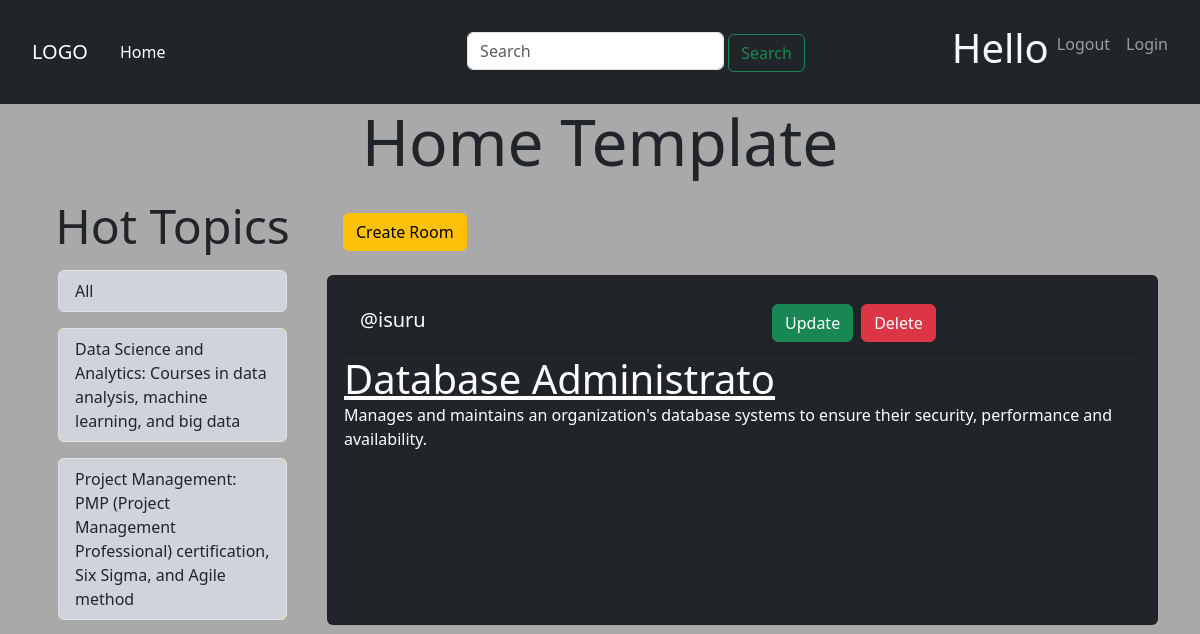
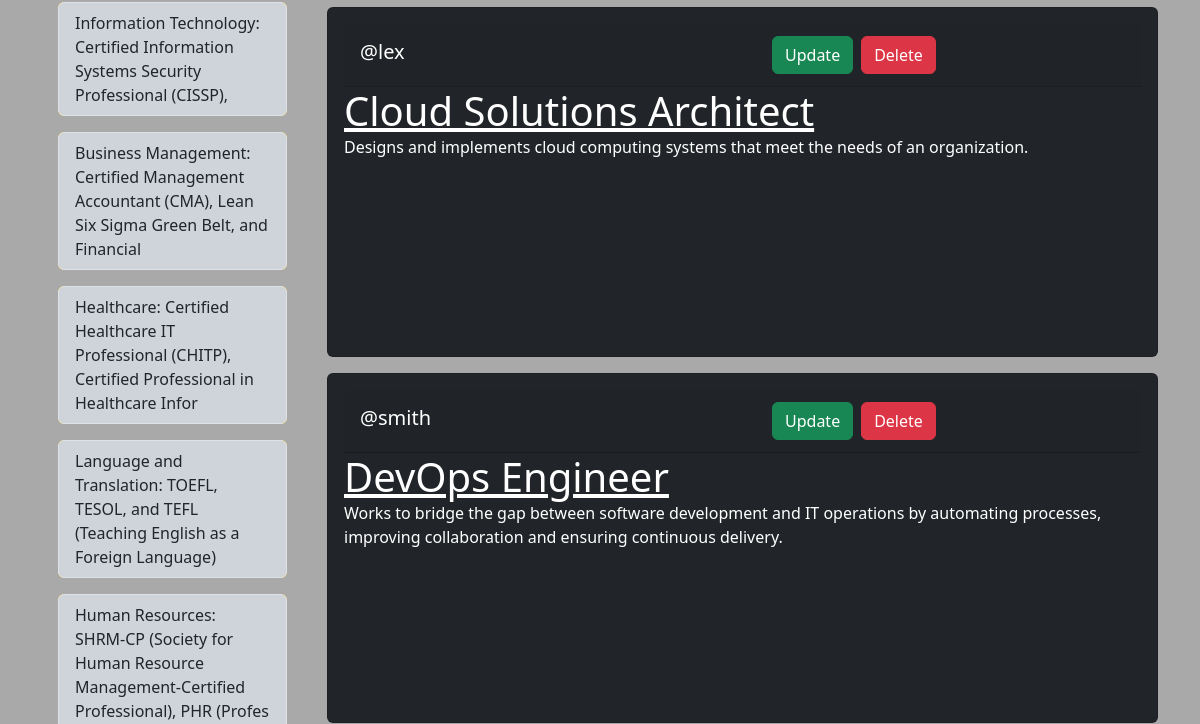
Before: / (upper part) with the older database file (2 pictures, top to bottom).
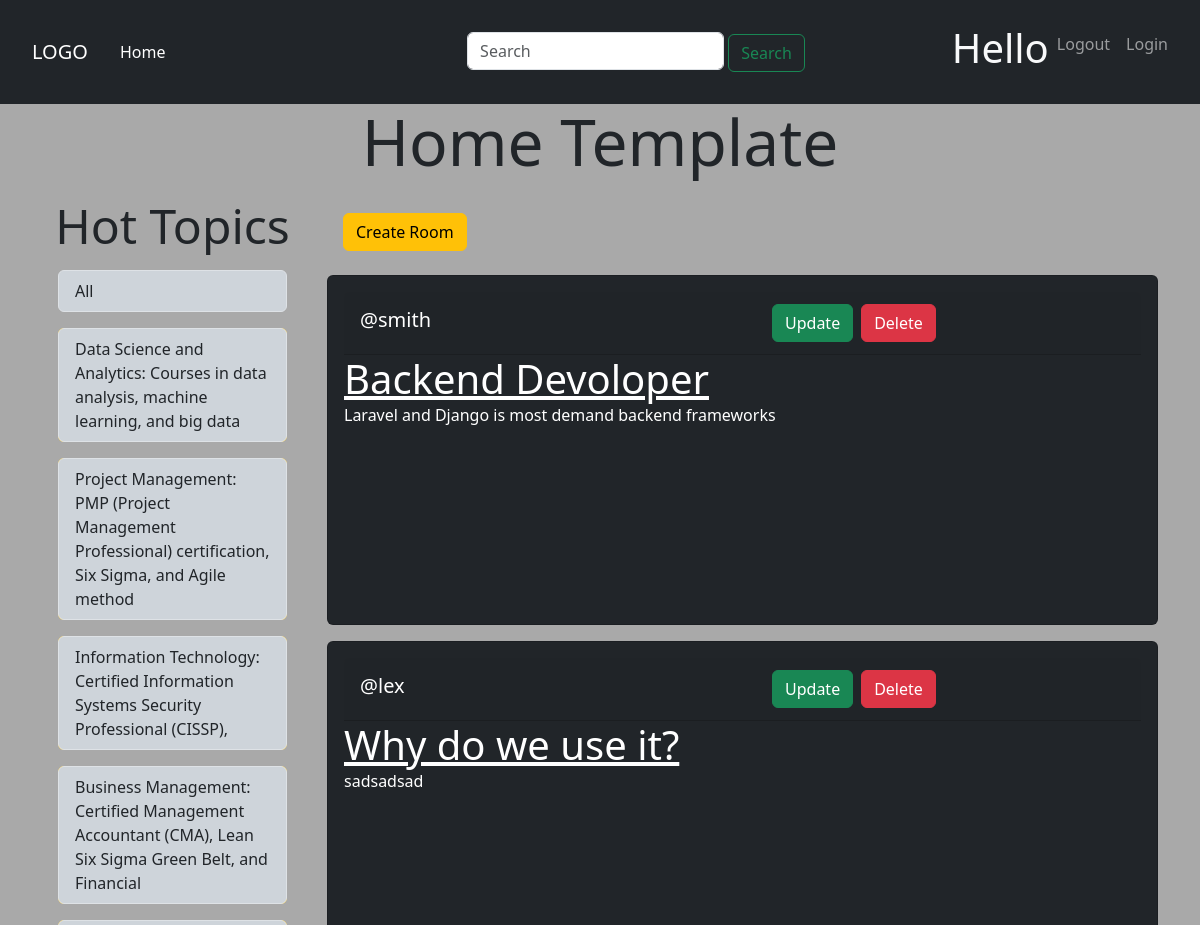
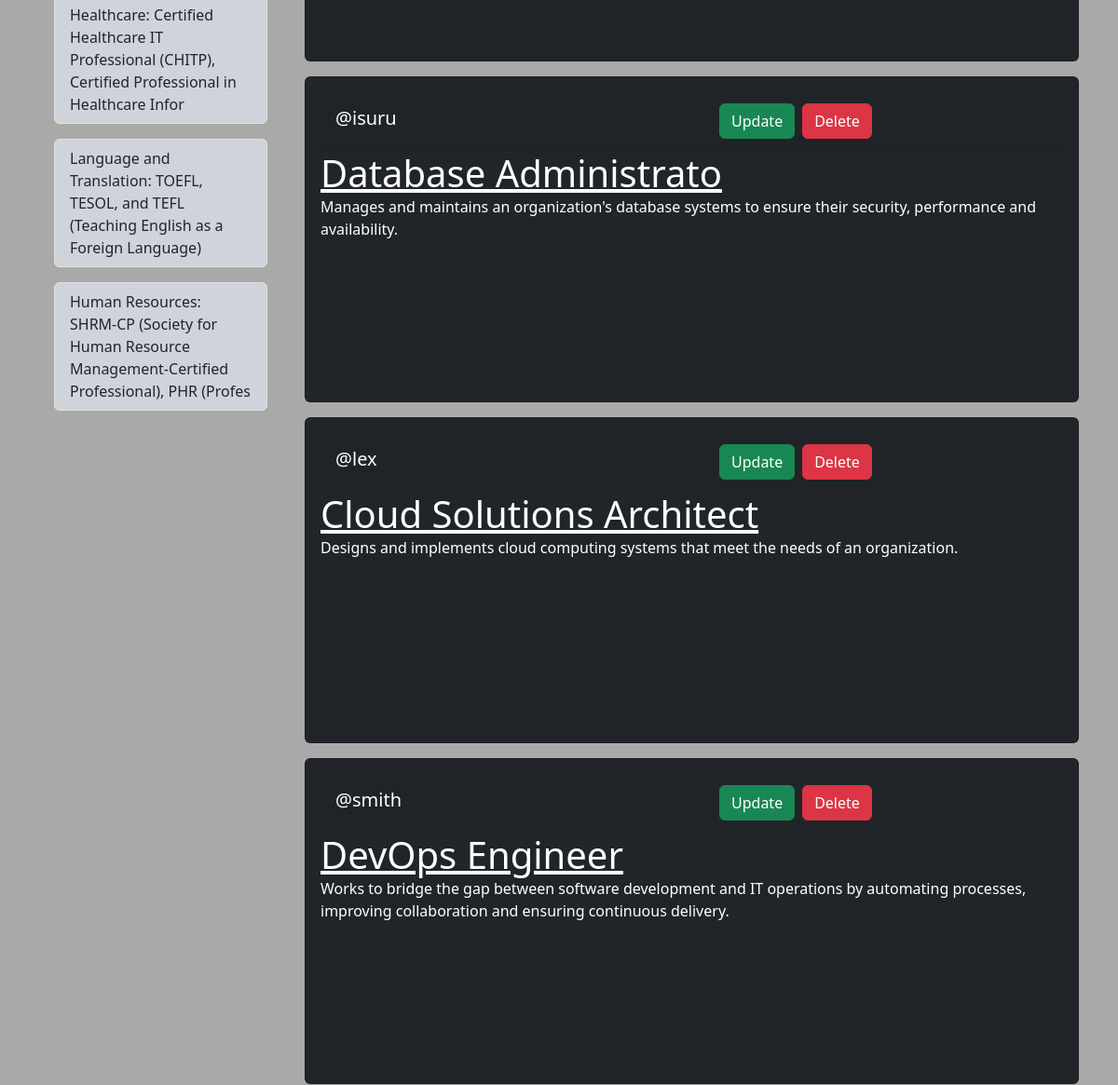
After: the same page with the newer database file (2 pictures, top to bottom).
### base/models.py (models this page shows, shortened)
class Topic(models.Model):
    name = models.CharField(max_length=100)

class Room(models.Model):
    host = models.ForeignKey(User, on_delete=models.SET_NULL, null=True)
    topic = models.ForeignKey(Topic, on_delete=models.SET_NULL, null=True)
    name = models.CharField(max_length=100)
    description = models.TextField(null=True, blank=True)
    updated = models.DateTimeField(auto_now=True)
    created = models.DateTimeField(auto_now_add=True)
    class Meta:
        ordering = ["-created","-updated"]

### base/views.py (the view)
# urls.py: path('', views.home, name="home"),
def home(request):
    rooms = Room.objects.all()
    topics = Topic.objects.all()
    context = {"rooms": rooms, "topics": topics}
    return render(request, "home.html", context)

### templates/home.html (shortened to what this page needs)
<!DOCTYPE html>
<html lang="en">
<head>
	<link href="https://cdn.jsdelivr.net/npm/bootstrap@5.3.0-alpha1/dist/css/bootstrap.min.css" rel="stylesheet"
>
</head>
<body>
{% extends "main.html" %}
{% block content %}
	<div class="container">
		<div class="row">
			<div class="col text-center mb-2">
				<h1 class="display-3 mb-2 ">Home Template</h1>
			</div>
		</div>
		<div class="row ">
			<div class="col-md-3 ">
				<h3 class="display-5 text-center">Hot Topics</h3>
				<div class="list-group m-3 ">
					<a href="" class="list-group-item list-group-item-action bg-dark-subtle">All</a>
				</div>
				{% for topic in topics %}
					<div class="list-group m-3 bg-warning ">
						<a href=""
						   class="list-group-item list-group-item-action bg-dark-subtle">{{ topic.name }}</a>
					</div>
				{% endfor %}
			</div>
			<div class="col-md-9 ">
				<div class="col">
					<a href="{% url "create-room" %}" class="btn btn-warning m-3 ">Create Room</a>
					<div class="row ">
						<div>
							{% for room in rooms %}
								<div class="card text-white bg-dark mb-3 " style="height: 350px; ">
									<div class="card-body">
										<div class="card-header">
											<ul class="nav nav-pills card-header-pills">
												<li class="nav-item">
													<h5 class="card-subtitle text-white m-2" style="width: 400px;">
														@{{ room.host }}</h5>
												</li>
												<li class="nav-item">
													<a href="{% url "update-room" room.id %}"
													   class="btn btn-success m-1">Update</a>
												</li>
												<li class="nav-item">
													<a href="{% url "delete-room" room.id %}"
													   class="btn btn-danger m-1 ">Delete</a>
												</li>
											</ul>
										</div>
										<a class="card-title display-6"
										   href="{% url "room" room.id %}">{{ room.name }}</a>
										<p class="card-text  ">{{ room.description }}</p>
									</div>
								</div>
							{% endfor %}
						</div>
					</div>
				</div>
			</div>
		</div>
	</div>
{% endblock %}

### templates/main.html (shortened to what this page needs)
<!DOCTYPE html>
<html lang="en">
<head>
	<link href="https://cdn.jsdelivr.net/npm/bootstrap@5.3.0-alpha1/dist/css/bootstrap.min.css" rel="stylesheet"
>
</head>
<body>
{% include "navbar.html" %}
{% block content %}{% endblock %}
</body>
</html>

### templates/navbar.html (shortened to what this page needs)
<!DOCTYPE html>
<html lang="en">
<head>
</head>
<body>
<nav class="navbar navbar-expand-lg navbar-dark  bg-dark text-light p-4 ">
	<a class="navbar-brand p-2" href=""> LOGO</a>
	<div class="collapse navbar-collapse">
		<div class="navbar-nav">
			<a class="nav-item nav-link active" href="">Home</a>
		</div>
	</div>
	<div class="collapse navbar-collapse d-flex justify-content-end">
		<form class="form-inline my-2 my-lg-0" method="GET" action="{% url "home" %}">
			<label>
				<input class="form-control " type="search" placeholder="Search">
			</label>
			<button class="btn btn-outline-success " type="submit">Search</button>
		</form>
	</div>
	<div class="collapse navbar-collapse d-flex justify-content-end ">
		<div class="navbar-nav ">
				<h6 class="nav-item display-6 small ">Hello  </h6>
				<a class="nav-item nav-link" href="">Logout</a>
				<a class="nav-item nav-link" href="">Login</a>
		</div>
	</div>
</nav>
</body>
</html>

### templates/main.html (style rules this page uses)
body { background-color: darkgrey; }

Changed rows visible on the page:
added Room: host "smith", name "Backend Devoloper", description "Laravel and Django is most demand backend frameworks"
added Room: host "lex", name "Why do we use it?", description "sadsadsad"
